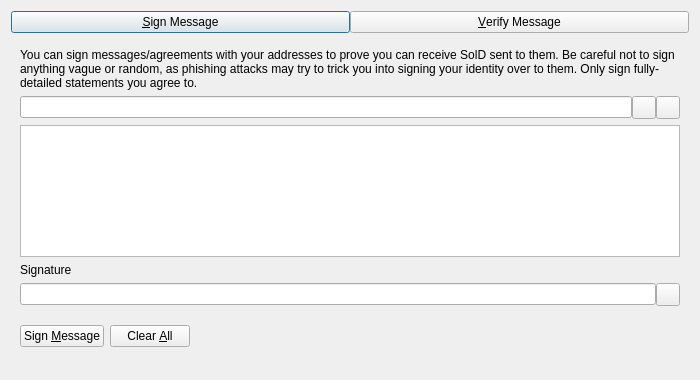
<?xml version="1.0" encoding="UTF-8"?>
<ui version="4.0">
 <class>SignVerifyMessageDialog</class>
 <widget class="QDialog" name="SignVerifyMessageDialog">
  <property name="geometry">
   <rect>
    <x>0</x>
    <y>0</y>
    <width>700</width>
    <height>380</height>
   </rect>
  </property>
  <property name="windowTitle">
   <string>Signatures - Sign / Verify a Message</string>
  </property>
  <property name="modal">
   <bool>true</bool>
  </property>
  <layout class="QVBoxLayout" name="verticalLayout">
   <item>
    <layout class="QHBoxLayout" name="horizontalLayout_Buttons_2">
     <property name="spacing">
      <number>0</number>
     </property>
     <property name="topMargin">
      <number>0</number>
     </property>
     <item>
      <widget class="QPushButton" name="btnSignMessage">
       <property name="text">
        <string>&amp;Sign Message</string>
       </property>
       <property name="checkable">
        <bool>true</bool>
       </property>
      </widget>
     </item>
     <item>
      <widget class="QPushButton" name="btnVerifyMessage">
       <property name="text">
        <string>&amp;Verify Message</string>
       </property>
       <property name="checkable">
        <bool>true</bool>
       </property>
      </widget>
     </item>
    </layout>
   </item>
   <item>
    <widget class="QStackedWidget" name="stackedWidgetSig">
     <property name="minimumSize">
      <size>
       <width>0</width>
       <height>0</height>
      </size>
     </property>
     <property name="currentIndex">
      <number>0</number>
     </property>
     <widget class="QWidget" name="pageSignMessage">
      <layout class="QVBoxLayout" name="verticalLayout_SM">
       <item>
        <widget class="QLabel" name="infoLabel_SM">
         <property name="text">
          <string>You can sign messages/agreements with your addresses to prove you can receive SolD sent to them. Be careful not to sign anything vague or random, as phishing attacks may try to trick you into signing your identity over to them. Only sign fully-detailed statements you agree to.</string>
         </property>
         <property name="textFormat">
          <enum>Qt::PlainText</enum>
         </property>
         <property name="wordWrap">
          <bool>true</bool>
         </property>
        </widget>
       </item>
       <item>
        <layout class="QHBoxLayout" name="horizontalLayout_1_SM">
         <property name="spacing">
          <number>0</number>
         </property>
         <item>
          <widget class="QValidatedLineEdit" name="addressIn_SM">
           <property name="toolTip">
            <string>The SolD address to sign the message with</string>
           </property>
          </widget>
         </item>
         <item>
          <widget class="QToolButton" name="addressBookButton_SM">
           <property name="toolTip">
            <string>Choose previously used address</string>
           </property>
           <property name="text">
            <string/>
           </property>
           <property name="shortcut">
            <string>Alt+A</string>
           </property>
          </widget>
         </item>
         <item>
          <widget class="QToolButton" name="pasteButton_SM">
           <property name="toolTip">
            <string>Paste address from clipboard</string>
           </property>
           <property name="text">
            <string/>
           </property>
           <property name="shortcut">
            <string>Alt+P</string>
           </property>
          </widget>
         </item>
        </layout>
       </item>
       <item>
        <widget class="QPlainTextEdit" name="messageIn_SM">
         <property name="toolTip">
          <string>Enter the message you want to sign here</string>
         </property>
        </widget>
       </item>
       <item>
        <widget class="QLabel" name="signatureLabel_SM">
         <property name="text">
          <string>Signature</string>
         </property>
         <property name="textFormat">
          <enum>Qt::PlainText</enum>
         </property>
        </widget>
       </item>
       <item>
        <layout class="QHBoxLayout" name="horizontalLayout_2_SM">
         <property name="spacing">
          <number>0</number>
         </property>
         <item>
          <widget class="QLineEdit" name="signatureOut_SM">
           <property name="readOnly">
            <bool>true</bool>
           </property>
          </widget>
         </item>
         <item>
          <widget class="QToolButton" name="copySignatureButton_SM">
           <property name="toolTip">
            <string>Copy the current signature to the system clipboard</string>
           </property>
           <property name="text">
            <string/>
           </property>
          </widget>
         </item>
        </layout>
       </item>
       <item>
        <layout class="QHBoxLayout" name="horizontalLayout_3_SM">
         <item>
          <widget class="QPushButton" name="signMessageButton_SM">
           <property name="toolTip">
            <string>Sign the message to prove you own this SolD address</string>
           </property>
           <property name="text">
            <string>Sign &amp;Message</string>
           </property>
           <property name="autoDefault">
            <bool>false</bool>
           </property>
          </widget>
         </item>
         <item>
          <widget class="QPushButton" name="clearButton_SM">
           <property name="toolTip">
            <string>Reset all sign message fields</string>
           </property>
           <property name="text">
            <string>Clear &amp;All</string>
           </property>
           <property name="autoDefault">
            <bool>false</bool>
           </property>
          </widget>
         </item>
         <item>
          <spacer name="horizontalSpacer_1_SM">
           <property name="orientation">
            <enum>Qt::Horizontal</enum>
           </property>
           <property name="sizeHint" stdset="0">
            <size>
             <width>40</width>
             <height>48</height>
            </size>
           </property>
          </spacer>
         </item>
         <item>
          <widget class="QLabel" name="statusLabel_SM">
           <property name="text">
            <string/>
           </property>
           <property name="wordWrap">
            <bool>true</bool>
           </property>
          </widget>
         </item>
         <item>
          <spacer name="horizontalSpacer_2_SM">
           <property name="orientation">
            <enum>Qt::Horizontal</enum>
           </property>
           <property name="sizeHint" stdset="0">
            <size>
             <width>40</width>
             <height>48</height>
            </size>
           </property>
          </spacer>
         </item>
        </layout>
       </item>
      </layout>
     </widget>
     <widget class="QWidget" name="pageVerifyMessage">
      <layout class="QVBoxLayout" name="verticalLayout_VM">
       <item>
        <widget class="QLabel" name="infoLabel_VM">
         <property name="text">
          <string>Enter the receiver's address, message (ensure you copy line breaks, spaces, tabs, etc. exactly) and signature below to verify the message. Be careful not to read more into the signature than what is in the signed message itself, to avoid being tricked by a man-in-the-middle attack. Note that this only proves the signing party receives with the address, it cannot prove sendership of any transaction!</string>
         </property>
         <property name="textFormat">
          <enum>Qt::PlainText</enum>
         </property>
         <property name="alignment">
          <set>Qt::AlignLeading|Qt::AlignLeft|Qt::AlignTop</set>
         </property>
         <property name="wordWrap">
          <bool>true</bool>
         </property>
        </widget>
       </item>
       <item>
        <layout class="QHBoxLayout" name="horizontalLayout_1_VM">
         <property name="spacing">
          <number>0</number>
         </property>
         <item>
          <widget class="QValidatedLineEdit" name="addressIn_VM">
           <property name="toolTip">
            <string>The SolD address the message was signed with</string>
           </property>
          </widget>
         </item>
         <item>
          <widget class="QToolButton" name="addressBookButton_VM">
           <property name="toolTip">
            <string>Choose previously used address</string>
           </property>
           <property name="text">
            <string/>
           </property>
           <property name="shortcut">
            <string>Alt+A</string>
           </property>
          </widget>
         </item>
        </layout>
       </item>
       <item>
        <widget class="QPlainTextEdit" name="messageIn_VM"/>
       </item>
       <item>
        <widget class="QValidatedLineEdit" name="signatureIn_VM"/>
       </item>
       <item>
        <layout class="QHBoxLayout" name="horizontalLayout_2_VM">
         <item>
          <widget class="QPushButton" name="verifyMessageButton_VM">
           <property name="toolTip">
            <string>Verify the message to ensure it was signed with the specified SolD address</string>
           </property>
           <property name="text">
            <string>Verify &amp;Message</string>
           </property>
           <property name="autoDefault">
            <bool>false</bool>
           </property>
          </widget>
         </item>
         <item>
          <widget class="QPushButton" name="clearButton_VM">
           <property name="toolTip">
            <string>Reset all verify message fields</string>
           </property>
           <property name="text">
            <string>Clear &amp;All</string>
           </property>
           <property name="autoDefault">
            <bool>false</bool>
           </property>
          </widget>
         </item>
         <item>
          <spacer name="horizontalSpacer_1_VM">
           <property name="orientation">
            <enum>Qt::Horizontal</enum>
           </property>
           <property name="sizeHint" stdset="0">
            <size>
             <width>40</width>
             <height>48</height>
            </size>
           </property>
          </spacer>
         </item>
         <item>
          <widget class="QLabel" name="statusLabel_VM">
           <property name="text">
            <string/>
           </property>
           <property name="wordWrap">
            <bool>true</bool>
           </property>
          </widget>
         </item>
         <item>
          <spacer name="horizontalSpacer_2_VM">
           <property name="orientation">
            <enum>Qt::Horizontal</enum>
           </property>
           <property name="sizeHint" stdset="0">
            <size>
             <width>40</width>
             <height>48</height>
            </size>
           </property>
          </spacer>
         </item>
        </layout>
       </item>
      </layout>
     </widget>
    </widget>
   </item>
  </layout>
 </widget>
 <customwidgets>
  <customwidget>
   <class>QValidatedLineEdit</class>
   <extends>QLineEdit</extends>
   <header>qt/qvalidatedlineedit.h</header>
  </customwidget>
 </customwidgets>
 <resources>
  <include location="../sold.qrc"/>
 </resources>
 <connections/>
</ui>
